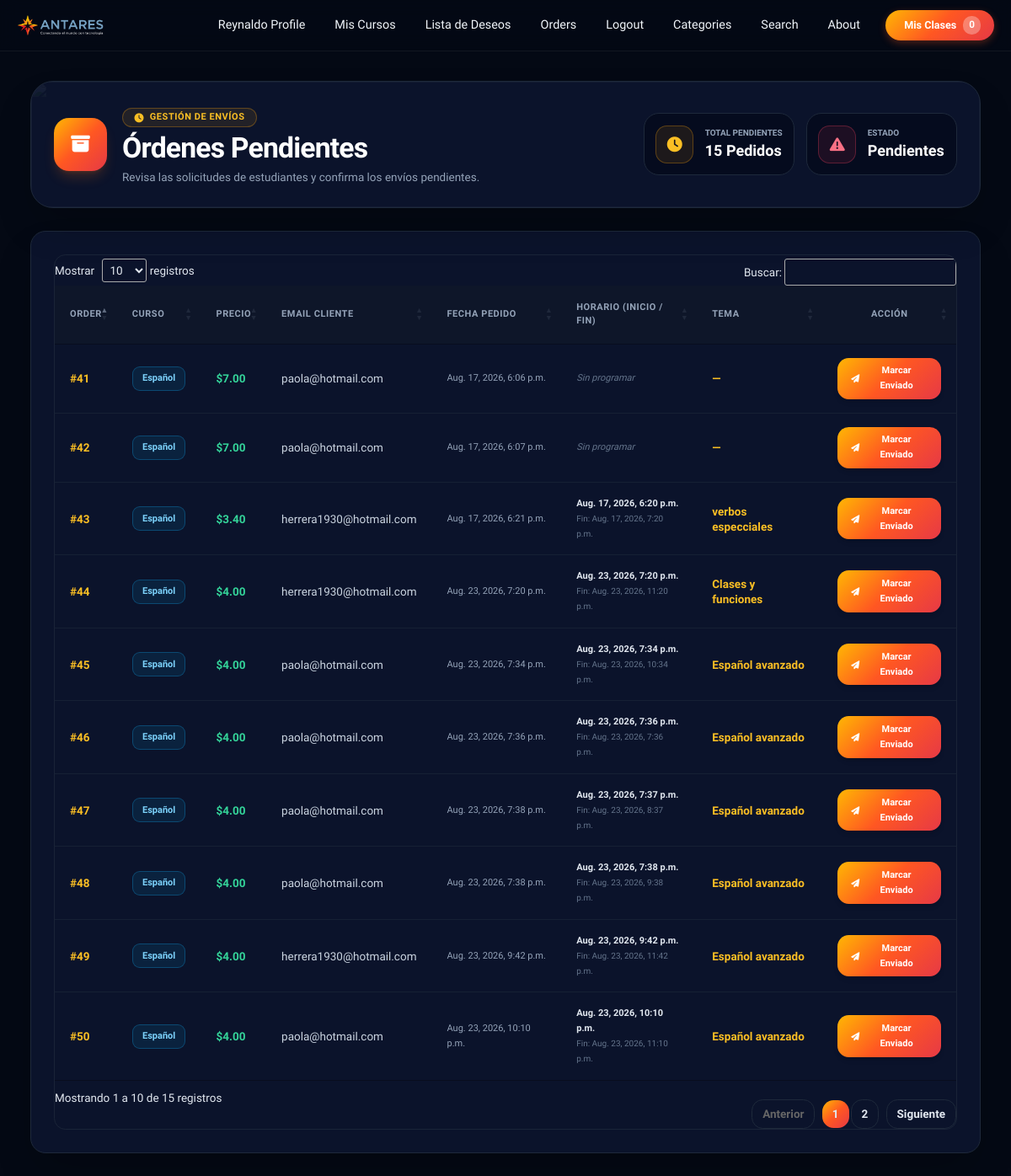
The app's page /payment/no_shipped_dash (signed in) with its own data.
### payment/models.py (models this page shows, shortened)
class Order(models.Model):
    user = models.ForeignKey(User, on_delete=models.CASCADE, null=True, blank=True)
    full_name = models.CharField(max_length=250)
    email = models.EmailField(max_length=250)
    shipping_address = models.TextField(max_length=15000)
    amount_paid = models.DecimalField(max_digits=7, decimal_places=2)
    date_ordered = models.DateTimeField(auto_now_add=True)
    shipped = models.BooleanField(default=False)
    date_shipped = models.DateTimeField(blank=True, null=True)
    invoice = models.CharField(max_length=250, null=True, blank=True)
    paid = models.BooleanField(default=False)
    tiempo_inicio = models.DateTimeField(null=True, blank=True)
    tiempo_fin = models.DateTimeField(null=True, blank=True)
    tema_estudio = models.CharField(max_length=255, null=True, blank=True)

class OrderItem(models.Model):
    order = models.ForeignKey(Order, on_delete=models.CASCADE, null=True)
    product = models.ForeignKey(Product, on_delete=models.CASCADE, null=True)
    user = models.ForeignKey(User, on_delete=models.CASCADE, null=True, blank=True)
    quantity = models.PositiveBigIntegerField(default=1)
    price = models.DecimalField(max_digits=7, decimal_places=2)
    platform_commission = models.DecimalField(max_digits=7, decimal_places=2, default=0, editable=False)
    instructor_earning = models.DecimalField(max_digits=7, decimal_places=2, default=0, editable=False)
    paid_out = models.BooleanField(default=False, verbose_name="Ya liquidado al profesor")
    paid_out_date = models.DateTimeField(null=True, blank=True)

### store/models.py (models this page shows, shortened)
class Product(models.Model):
    name = models.CharField(max_length=100)
    user = models.ForeignKey(User, on_delete=models.CASCADE)
    price = models.DecimalField(default=0, decimal_places=2, max_digits=6)
    category = models.ForeignKey(Category, on_delete=models.CASCADE, default=1)
    description = models.CharField(max_length=250, default='', blank=True, null=True)
    image = models.ImageField(upload_to='uploads/product')
    is_sale = models.BooleanField(default=False)
    sale_price = models.DecimalField(default=0, decimal_places=2, max_digits=6, null=True, blank=True)
    full_access_price = models.DecimalField(
        default=0, decimal_places=2, max_digits=6, null=True, blank=True,
        verbose_name="Precio de acceso a todas las clases de pago",
        help_text="Si lo dejas vacío, se usará el precio normal del curso"
    )
    pay_method = models.CharField(max_length=250, null=True)
    video = models.FileField(upload_to="video", null=True)
    created_day = models.DateTimeField(default=timezone.now)
    learning_points = models.TextField(
        blank=True, default='',
        verbose_name="Lo que aprenderás",
        help_text="Un punto por línea"
    )
    requirements = models.TextField(
        blank=True, default='',
        verbose_name="Requisitos previos",
        help_text="Un requisito por línea"
    )
    target_audience = models.TextField(
        blank=True, default='',
        verbose_name="Dirigido a",
        help_text="Un público por línea"
    )
    language = models.CharField(
        max_length=50, blank=True, default='Español',
        verbose_name="Idioma"
    )
    duration_minutes = models.PositiveIntegerField(
        default=0,
        verbose_name="Duración total (minutos)"
    )
    def __str__(self):
        return self.name

### payment/views.py (the view, shortened to what this page needs)
# urls.py: path('no_shipped_dash', views.not_shipped_dash, name='not_shipped_dash'),
@login_required
def not_shipped_dash(request):
    if not request.user.is_superuser:
       messages.error(request, "No tienes permiso para ver estapágina.")
       return redirect('index')
    orders = Order.objects.filter(shipped=False)
    return render(request, "payment/not_shipped_dash.html", {"orders": orders})

### cart/cart.py (called while the page is built)
    def __len__(self):
        return len(self.cart)

### cart/context_processors.py (called while the page is built)
def cart(request):
    return {'cart': Cart(request)}

### payment/templates/payment/not_shipped_dash.html (shortened to what this page needs)
{% extends 'base.html' %}
{% load static %}
{% block extra_css %}
<script src="https://cdn.tailwindcss.com"></script>
<script src="{% static 'js/catalog-tailwind-config.js' %}"></script>
<link rel="stylesheet" href="{% static 'css/catalog-tailwind.css' %}">
<link rel="stylesheet" href="https://cdn.datatables.net/1.13.6/css/jquery.dataTables.min.css">
{% endblock %}
{% block content %}
<div id="catalog-page" class="antialiased">
    <main class="w-full max-w-7xl mx-auto px-4 sm:px-6 lg:px-8 py-8 space-y-6">
        <div class="bg-antares-card border border-slate-800 rounded-3xl p-6 relative overflow-hidden shadow-2xl">
            <img src="https://images.unsplash.com/photo-1516321318423-f06f85e504b3?w=1200" alt="" class="absolute inset-0 w-full h-full object-cover opacity-5 pointer-events-none">
            <div class="relative z-10 flex flex-col md:flex-row md:items-center justify-between gap-6">
                <div class="flex items-center gap-4">
                    <div class="w-14 h-14 rounded-2xl gradient-orange-btn flex items-center justify-center text-white text-xl shadow-lg shadow-orange-500/20 shrink-0">
                        <i class="fa-solid fa-box-archive"></i>
                    </div>
                    <div class="space-y-1">
                        <span class="inline-flex items-center gap-1.5 bg-amber-500/10 border border-amber-500/30 text-amber-400 font-bold text-[11px] px-3 py-0.5 rounded-full uppercase tracking-wider">
                            <i class="fa-solid fa-clock"></i> Gestión de Envíos
                        </span>
                        <h1 class="text-2xl sm:text-3xl font-black text-white tracking-tight">
                            Órdenes Pendientes
                        </h1>
                        <p class="text-xs text-slate-400">
                            Revisa las solicitudes de estudiantes y confirma los envíos pendientes.
                        </p>
                    </div>
                </div>
                <div class="grid grid-cols-1 sm:grid-cols-2 gap-3 shrink-0">
                    <div class="bg-slate-950/60 border border-slate-800 rounded-2xl p-3 flex items-center gap-3">
                        <div class="w-10 h-10 rounded-xl bg-amber-500/10 border border-amber-500/30 flex items-center justify-center text-amber-400">
                            <i class="fa-solid fa-clock text-base"></i>
                        </div>
                        <div>
                            <span class="text-[10px] font-bold text-slate-400 uppercase block">Total Pendientes</span>
                            <span class="text-base font-black text-white">{{ orders|length }} Pedidos</span>
                        </div>
                    </div>
                    <div class="bg-slate-950/60 border border-slate-800 rounded-2xl p-3 flex items-center gap-3">
                        <div class="w-10 h-10 rounded-xl bg-rose-500/10 border border-rose-500/30 flex items-center justify-center text-rose-400">
                            <i class="fa-solid fa-triangle-exclamation text-base"></i>
                        </div>
                        <div>
                            <span class="text-[10px] font-bold text-slate-400 uppercase block">Estado</span>
                            <span class="text-base font-black text-white">Pendientes</span>
                        </div>
                    </div>
                </div>
            </div>
        </div>
        <div class="bg-antares-card border border-slate-800 rounded-2xl p-4 sm:p-6 shadow-2xl space-y-5">
            <div class="overflow-x-auto rounded-xl border border-slate-800/80">
                <table id="unshippedTable" class="w-full text-left border-collapse">
                    <thead>
                        <tr class="bg-slate-900/90 text-[11px] font-extrabold uppercase text-slate-400 tracking-wider border-b border-slate-800">
                            <th class="py-4 px-4">Order</th>
                            <th class="py-4 px-4">Curso</th>
                            <th class="py-4 px-4">Precio</th>
                            <th class="py-4 px-4">Email Cliente</th>
                            <th class="py-4 px-4">Fecha Pedido</th>
                            <th class="py-4 px-4">Horario (Inicio / Fin)</th>
                            <th class="py-4 px-4">Tema</th>
                            <th class="py-4 px-4 text-center">Acción</th>
                        </tr>
                    </thead>
                    <tbody class="divide-y divide-slate-800/60 text-xs text-slate-300 font-medium">
                        {% for item in orders %}
                        <tr class="hover:bg-slate-900/50 transition duration-150">
                            <td class="py-3.5 px-4 font-bold text-amber-400">
                                <a href="{% url 'orders' item.id %}" class="hover:text-amber-300 transition">#{{ item.id }}</a>
                            </td>
                            <td class="py-3.5 px-4">
                                <div class="flex flex-wrap gap-1">
                                    {% for p in item.orderitem_set.all %}
                                    <span class="bg-sky-500/10 border border-sky-500/30 text-sky-300 text-[11px] px-2.5 py-1 rounded-lg font-bold">{{ p.product }}</span>
                                    {% endfor %}
                                </div>
                            </td>
                            <td class="py-3.5 px-4 font-black text-emerald-400">${{ item.amount_paid }}</td>
                            <td class="py-3.5 px-4 text-slate-300">{{ item.email }}</td>
                            <td class="py-3.5 px-4 text-slate-400 text-[11px]">{{ item.date_ordered }}</td>
                            <td class="py-3.5 px-4 text-[11px]">
                                {% if item.tiempo_inicio %}
                                <span class="text-slate-200 font-semibold block">{{ item.tiempo_inicio }}</span>
                                <span class="text-slate-500 text-[10px]">Fin: {{ item.tiempo_fin }}</span>
                                {% else %}
                                <span class="text-slate-500 italic">Sin programar</span>
                                {% endif %}
                            </td>
                            <td class="py-3.5 px-4 text-amber-400 font-semibold">{{ item.tema_estudio|default:"—" }}</td>
                            <td class="py-3.5 px-4 text-center">
                                <form method="POST">
                                    <button type="submit" class="gradient-orange-btn hover:opacity-90 text-white font-bold text-[11px] px-3.5 py-1.5 rounded-xl shadow-md transition inline-flex items-center gap-1.5">
                                        <i class="fa-solid fa-paper-plane text-[10px]"></i> Marcar Enviado
                                    </button>
                                </form>
                            </td>
                        </tr>
                        {% endfor %}
                    </tbody>
                </table>
            </div>
        </div>
    </main>
</div>
{% endblock %}

### store/templates/navbar.html (shortened to what this page needs)
{% load static %}
<nav class="nav-principal" id="navbarPrincipal">
    <div  class="contenedor-nav">
        <a class="nav-logo" href="{% url 'index' %}"><img src="{% static 'assets/antares_logo_navbar.png' %}" alt="ANTARES"></a>
        <div class="nav-colapso" id="navbarSupportedContent">
            <ul class="lista-nav">
                {% if user.is_authenticated %}
                <li class="item-desplegable">
                    <a class="nav-link-custom perfil-usuario" tabindex="0">{{request.user.username}} profile</a>
                </li>
                <li><a class="nav-link-custom {% if request.resolver_match.url_name == 'my_courses' %}activo{% endif %}" href="{% url 'my_courses' %}">Mis Cursos</a></li>
                <li><a class="nav-link-custom {% if request.resolver_match.url_name == 'wishlist' %}activo{% endif %}" href="{% url 'wishlist' %}">Lista de Deseos</a></li>
                {% if user.is_superuser %}
                <li class="item-desplegable">
                    <a class="nav-link-custom" tabindex="0">Orders</a>
                </li>
                {% endif %}
                <li><a class="nav-link-custom" href="{% url 'logout' %}">Logout</a></li>
                {% else %}
                <li><a class="nav-link-custom {% if request.resolver_match.url_name == 'login' %}activo{% endif %}" href="{% url 'login' %}">Login</a></li>
                <li><a class="nav-link-custom {% if request.resolver_match.url_name == 'register' %}activo{% endif %}" href="{% url 'register' %}">Register</a></li>
                {% endif %}
                <li class="item-desplegable">
                    <a class="nav-link-custom {% if request.resolver_match.url_name == 'category' or request.resolver_match.url_name == 'category_summary' %}activo{% endif %}" tabindex="0">Categories</a>
                </li>
                <li><a class="nav-link-custom {% if request.resolver_match.url_name == 'search' %}activo{% endif %}" href="{% url 'search' %}">Search</a></li>
                <li><a class="nav-link-custom {% if request.resolver_match.url_name == 'about' %}activo{% endif %}" href="{% url 'about' %}">About</a></li>
            </ul>
            <form class="form-carrito">
                <a href="{% url 'cart_summary' %}" class="boton-carrito">
                    <i class="icono-carrito">&nbsp;&nbsp;Mis Clases</i>
                    <span class="contador-badge" id="cart_quantity">{{ cart|length }}</span>
                </a>
            </form>
        </div>
    </div>
</nav>

### static/css/variables.css (style rules this page uses)
:root { --rojo: #E63946; --rojo-hover: #C62839; --azul: #1e40af; --azul-claro: #3b82f6; --azul-dark: #1d3557; --amarillo: #FFB703; --naranja: #FF5722; --gris-oscuro: #1e293b; --gris: #64748b; --gris-claro: #f1f5f9; --blanco: #ffffff; --bg-dark-hero: #0d1322; --gradient-brand: linear-gradient(135deg, var(--amarillo) 0%, var(--naranja) 50%, var(--rojo) 100%); --radius: 12px; --shadow-sm: 0 2px 4px rgba(0,0,0,0.04); --shadow-md: 0 10px 25px -5px rgba(15,23,42,0.12); --shadow-lg: 0 15px 50px rgba(0,0,0,0.12); --page-bg: #040914; --surface-bg: #0B132B; --surface-bg-alt: #162244; --border-soft: #1E293B; --text-strong: #f1f5f9; --text-body: #cbd5e1; --text-muted-soft: #94a3b8; }
html { font-size: 18px; }
body { font-family: 'Plus Jakarta Sans', sans-serif; background-color: var(--page-bg); color: var(--text-body); }

### static/css/navbar.css (style rules this page uses)
.nav-principal { background-color: rgba(4, 9, 20, 0.85); backdrop-filter: blur(10px); -webkit-backdrop-filter: blur(10px); position: fixed; top: 0; left: 0; width: 100%; z-index: 1000; padding: 0; font-family: 'Plus Jakarta Sans', sans-serif; box-shadow: 0 1px 0 rgba(255,255,255,0.06); height: 60px; transition: box-shadow 0.3s ease, background-color 0.3s ease; }
.contenedor-nav { max-width: 1200px; margin: 0 auto; display: flex; justify-content: space-between; align-items: center; padding: 0 20px; height: 60px; }
.nav-logo { display: flex; align-items: center; gap: 8px; color: var(--text-strong); font-size: 1.5rem; font-weight: bold; text-decoration: none; letter-spacing: -1px; }
.nav-logo img { height: 26px; width: auto; object-fit: contain; }
.nav-colapso { display: flex; align-items: center; gap: 15px; }
.lista-nav { display: flex; list-style: none; margin: 0; padding: 0; gap: 5px; }
.nav-link-custom { position: relative; color: var(--text-strong); text-decoration: none; padding: 10px 15px; display: block; font-weight: 500; transition: color 0.3s, background-color 0.3s; cursor: pointer; border-radius: 4px; font-size: 0.8rem; }
.nav-link-custom::after { content: ""; position: absolute; left: 15px; right: 15px; bottom: 4px; height: 2px; border-radius: 2px; background: var(--gradient-brand); transform: scaleX(0); transform-origin: left; transition: transform 0.25s ease; }
.perfil-usuario { text-transform: capitalize; }
.item-desplegable { position: relative; }
.boton-carrito { background: var(--gradient-brand); border: none; color: #ffffff; padding: 7px 16px; border-radius: 50px; text-decoration: none; font-weight: bold; font-size: 0.7rem; display: flex; align-items: center; box-shadow: 0 3px 10px rgba(255, 87, 34, 0.3); transition: all 0.3s ease; }
.icono-carrito { font-style: normal; }
.contador-badge { background: rgba(255, 255, 255, 0.3); color: white; padding: 2px 7px; border-radius: 10px; margin-left: 8px; font-size: 0.65rem; }

### records on screen
Order: id "41", amount_paid "7.00", email "paola@hotmail.com", date_ordered "Aug. 17, 2026, 6:06 p.m.", shows "Sin programar", tema_estudio "—"
OrderItem: product "Español"
Order: id "42", amount_paid "7.00", email "paola@hotmail.com", date_ordered "Aug. 17, 2026, 6:07 p.m.", shows "Sin programar", tema_estudio "—"
OrderItem: product "Español"
Order: id "43", amount_paid "3.40", email "herrera1930@hotmail.com", date_ordered "Aug. 17, 2026, 6:21 p.m.", tiempo_inicio "Aug. 17, 2026, 6:20 p.m.", tiempo_fin "Aug. 17, 2026, 7:20 p.m.", tema_estudio "verbos especciales"
OrderItem: product "Español"
Order: id "44", amount_paid "4.00", email "herrera1930@hotmail.com", date_ordered "Aug. 23, 2026, 7:20 p.m.", tiempo_inicio "Aug. 23, 2026, 7:20 p.m.", tiempo_fin "Aug. 23, 2026, 11:20 p.m.", tema_estudio "Clases y funciones"
OrderItem: product "Español"
Order: id "45", amount_paid "4.00", email "paola@hotmail.com", date_ordered "Aug. 23, 2026, 7:34 p.m.", tiempo_inicio "Aug. 23, 2026, 7:34 p.m.", tiempo_fin "Aug. 23, 2026, 10:34 p.m.", tema_estudio "Español avanzado"
OrderItem: product "Español"
Order: id "46", amount_paid "4.00", email "paola@hotmail.com", date_ordered "Aug. 23, 2026, 7:36 p.m.", tiempo_inicio "Aug. 23, 2026, 7:36 p.m.", tiempo_fin "Aug. 23, 2026, 7:36 p.m.", tema_estudio "Español avanzado"
OrderItem: product "Español"
Order: id "47", amount_paid "4.00", email "paola@hotmail.com", date_ordered "Aug. 23, 2026, 7:38 p.m.", tiempo_inicio "Aug. 23, 2026, 7:37 p.m.", tiempo_fin "Aug. 23, 2026, 8:37 p.m.", tema_estudio "Español avanzado"
OrderItem: product "Español"
Order: id "48", amount_paid "4.00", email "paola@hotmail.com", date_ordered "Aug. 23, 2026, 7:38 p.m.", tiempo_inicio "Aug. 23, 2026, 7:38 p.m.", tiempo_fin "Aug. 23, 2026, 9:38 p.m.", tema_estudio "Español avanzado"
OrderItem: product "Español"
Order: id "49", amount_paid "4.00", email "herrera1930@hotmail.com", date_ordered "Aug. 23, 2026, 9:42 p.m.", tiempo_inicio "Aug. 23, 2026, 9:42 p.m.", tiempo_fin "Aug. 23, 2026, 11:42 p.m.", tema_estudio "Español avanzado"
OrderItem: product "Español"
Order: id "50", amount_paid "4.00", email "paola@hotmail.com", date_ordered "Aug. 23, 2026, 10:10 p.m.", tiempo_inicio "Aug. 23, 2026, 10:10 p.m.", tiempo_fin "Aug. 23, 2026, 11:10 p.m.", tema_estudio "Español avanzado"
OrderItem: product "Español"

### other values on screen
{{ request.user.username }} "Reynaldo"
{{ cart|length }} "0"
{{ orders|length }} "15"
